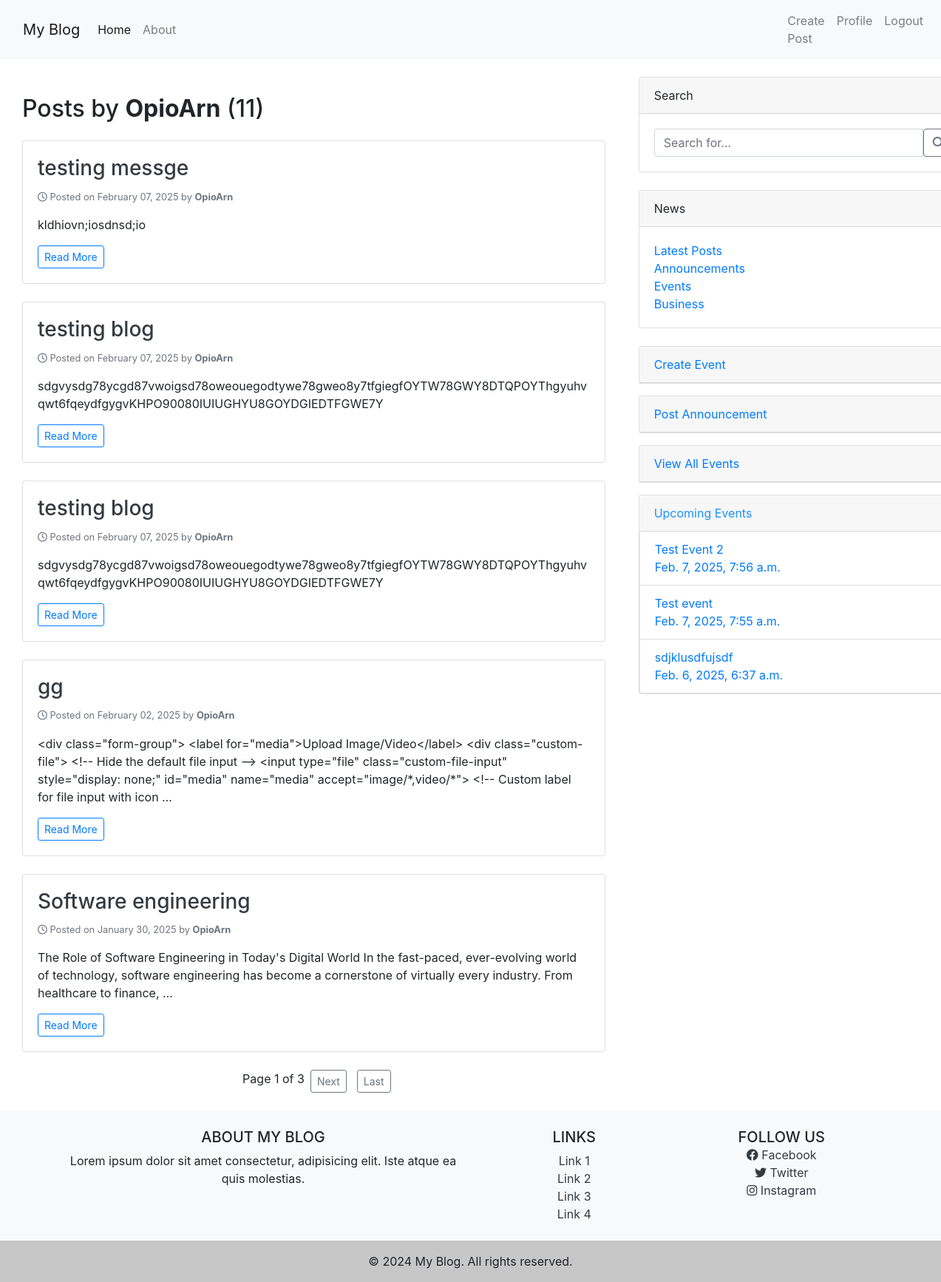
The app's page /user/OpioArn/ (signed in) with its own data.
### blog/models.py (models this page shows, shortened)
class Post(models.Model):
    title = models.CharField(max_length=100)
    content = models.TextField()
    date_posted = models.DateTimeField(default=timezone.now)
    author = models.ForeignKey(User, on_delete=models.CASCADE)
    image = models.ImageField(upload_to='post_images', blank=True, null=True)
    video = models.FileField(upload_to='post_video', blank=True, null=True)
    views = models.PositiveIntegerField(default=0)  # Track number of views
    likes = models.ManyToManyField(User, related_name="liked_posts", blank=True)

class Event(models.Model):
    title = models.CharField(max_length=225)
    description = models.TextField()
    event_date = models.DateTimeField(default=timezone.now)
    location = models.CharField(max_length=200)
    media = models.FileField( upload_to='events/', null=True, blank=True)  # Store image/video in 'events/' directory

### blog/views.py (the view)
# urls.py: path('user/<str:username>/', UserPostListView.as_view(), name='user_posts'),
class UserPostListView(LoginRequiredMixin, ListView):
    model = Post
    template_name = 'blog/user_posts.html'
    context_object_name = 'posts'
    ordering = ['-date_posted']
    paginate_by = 5
    def get_queryset(self):
        user = get_object_or_404(User, username=self.kwargs.get('username'))
        return Post.objects.filter(author=user).order_by('-date_posted')
    def get_additional_context(self):
        user = get_object_or_404(User, username=self.kwargs.get('username'))
        return {
            'user': user,
            'post_count': Post.objects.filter(author=user).count(),
            'latest_posts': Post.objects.order_by('-date_posted')[:5],
            'announcements': Announcement.objects.order_by('-created_at')[:3],
            'events': Event.objects.order_by('-event_date')[:3],
        }
    def get_context_data(self, **kwargs):
        context = super().get_context_data(**kwargs)
        context.update(self.get_additional_context())
        return context

### blog/Templates/blog/user_posts.html (shortened to what this page needs)
{% extends 'blog/base2.html' %}
{% block content %}
<div class="container mt-5">
    <h2 class="mb-4">Posts by <strong>{{ user.username }}</strong> ({{ post_count }})</h2>
    {% for post in posts %}
        <div class="card mb-4 shadow-sm">
            <div class="card-body">
                <h3 class="card-title">
                    <a href="{% url 'blog:post-detail' post.pk %}" class="text-decoration-none text-dark">
                        {{ post.title }}
                    </a>
                </h3>
                <p class="text-muted small">
                    <i class="far fa-clock"></i> Posted on {{ post.date_posted|date:"F d, Y" }} by
                    <strong>{{ post.author.username }}</strong>
                </p>
                <p class="card-text">
                    {{ post.content|truncatewords:30 }}
                </p>
                <a href="{% url 'blog:post-detail' post.pk %}" class="btn btn-outline-primary btn-sm">Read More</a>
            </div>
        </div>
    {% empty %}
        <div class="alert alert-info">No posts found.</div>
    {% endfor %}
    {% if is_paginated %}
        <div class="pagination justify-content-center">
            <span class="mx-2">Page {{ page_obj.number }} of {{ page_obj.paginator.num_pages }}</span>
            {% if page_obj.has_next %}
                <a class="btn btn-outline-secondary btn-sm" href="?page={{ page_obj.next_page_number }}"style="margin-right: 1em;">Next</a>
                <a class="btn btn-outline-secondary btn-sm" href="?page={{ page_obj.paginator.num_pages }}">Last</a>
            {% endif %}
        </div>
    {% endif %}
</div>
{% endblock %}

### blog/Templates/blog/base2.html (shortened to what this page needs)
{% load static %}
{% load crispy_forms_tags %}
<!DOCTYPE html>
<html lang="en">
<head>
    <link rel="stylesheet" href="https://cdn.jsdelivr.net/npm/bootstrap@4.0.0/dist/css/bootstrap.min.css">
</head>
<body>
<link rel="stylesheet" href="https://cdnjs.cloudflare.com/ajax/libs/font-awesome/6.4.0/css/all.min.css">
<nav class="navbar navbar-expand-lg navbar-light bg-light">
    <div class="container">
        <a class="navbar-brand" href="/">My Blog</a>
        <div class="collapse navbar-collapse" id="navbarNav">
            <ul class="navbar-nav ms-auto">
                <li class="nav-item">
                    <a class="nav-link active" href="{% url 'blog:blog-home' %}">Home</a>
                </li>
                <li class="nav-item">
                    <a class="nav-link" href="{% url 'blog:blog-about' %}">About</a>
                </li>
            </ul>
        </div>
    </div>
    <div class="navbar-nav">
        {% if user.is_authenticated %}
        <a class="nav-item nav-link" href="{% url 'blog:add_post' %}">Create Post</a>
        <a class="nav-item nav-link" href="{% url 'profile' %}">Profile</a>
        <a class="nav-item nav-link" href="{% url 'logout' %}">Logout</a>
        {% else %}
        <a class="nav-item nav-link" href="{% url 'login' %}">Login</a>
        <a class="nav-item nav-link" href="{% url 'register' %}">Register</a>
        {% endif %}
      </div>
</nav>
<main class="container-fluid">
    <div class="row">
        <div class="col-md-8">
             {% block content %} {% endblock %}
        </div>
        <div class="col-md-4" style=" margin-top: 1.5em;">
            <div class="card mb-4" style="width: 28rem;">
                <div class="card-header">Search</div>
                <div class="card-body">
                    <form method="GET" action="{% url 'blog:search_results' %}">
                        <div class="input-group">
                            <input type="text" class="form-control" name="q" placeholder="Search for..." required>
                            <button class="btn btn-outline-secondary" type="submit"><i class="fas fa-search"></i></button>
                        </div>
                    </form>
                </div>
            </div>
            <div class="card mb-4" style="width: 28rem;">
                <div class="card-header">News</div>
                <div class="card-body">
                    <ul class="list-unstyled mb-0">
                        <li><a href="{% url 'blog:latest_posts' %}">Latest Posts</a></li>
                        <li><a href="{% url 'blog:announcements_list' %}">Announcements</a></li>
                        <li><a href="{% url 'blog:events_list' %}">Events</a></li>
                        <li><a href="#">Business</a></li>
                    </ul>
                </div>
            </div>
            {% if user.is_authenticated %}
                {% if "events_list" not in request.path %}
                    <div class="card" style="width: 28rem; height: auto; margin-bottom: 1em;">
                        <a style="text-decoration: none;" class="card-header" href = "{% url 'blog:events_list' %}"
                        class=" btn-link btn-primary" style="border: none; font-size: 20px; font-weight: bold;">
                        Create Event</a>
                    </div>
                {% endif %}
                {% if "announcements_list" not in request.path %}
                    <div  class="card" style="width: 28rem; height: auto; margin-bottom: 1em;">
                        <a style="text-decoration: none;" class="card-header" href="{% url 'blog:announcements_list' %}"
                        class="btn-link btn-primary" style="border: none; font-size: 20px; font-weight: bold;">
                        Post Announcement
                        </a>
                    </div>
                {% endif %}
            {% endif %}
            <div  class="card" style="width: 28rem; height: auto; margin-bottom: 1em;">
                <a style="text-decoration: none;" class="card-header" href="{% url 'blog:events_list' %}"
                class="btn-link btn-primary" style="border: none; font-size: 20px; font-weight: bold;">
                View All Events
                </a>
            </div>
            {% if "events_list" not in request.path %}
            <div class="card" style="width: 28rem;">
                <div class="card-header" style="color: dodgerblue;">Upcoming Events</div>
                <div  class="list-group" >
                    <ul class="list-group" >
                        {% for event in events %}
                            <li class="list-group-item " style="color: black;"><a style="text-decoration: none;" href="{% url 'blog:events_list' %}"> {{ event.title }} <br>   {{ event.event_date }}</a></li>
                        {% endfor %}
                    </ul>
                </div>
            </div>
            {% endif %}
        </div>
    </div>
</main>
<footer class="bg-light text-center text-lg-start mt-4">
    <div class="container p-4">
        <div class="row">
            <div class="col-lg-6 col-md-12 mb-4 mb-md-0">
                <h5 class="text-uppercase">About My Blog</h5>
                <p>
                    Lorem ipsum dolor sit amet consectetur, adipisicing elit. Iste atque ea quis molestias.
                </p>
            </div>
            <div class="col-lg-3 col-md-6 mb-4 mb-md-0">
                <h5 class="text-uppercase">Links</h5>
                <ul class="list-unstyled mb-0">
                    <li><a href="#!" class="text-dark">Link 1</a></li>
                    <li><a href="#!" class="text-dark">Link 2</a></li>
                    <li><a href="#!" class="text-dark">Link 3</a></li>
                    <li><a href="#!" class="text-dark">Link 4</a></li>
                </ul>
            </div>
            <div class="col-lg-3 col-md-6 mb-4 mb-md-0">
                <h5 class="text-uppercase mb-0">Follow Us</h5>
                <ul class="list-unstyled">
                    <li><a href="#!" class="text-dark"><i class="fab fa-facebook"></i> Facebook</a></li>
                    <li><a href="#!" class="text-dark"><i class="fab fa-twitter"></i> Twitter</a></li>
                    <li><a href="#!" class="text-dark"><i class="fab fa-instagram"></i> Instagram</a></li>
                </ul>
            </div>
        </div>
    </div>
    <div class="text-center p-3" style="background-color: rgba(0, 0, 0, 0.2);">
        © 2024 My Blog. All rights reserved.
    </div>
</footer>
</body>
</html>

### records on screen
Post: title "testing messge", date_posted "February 07, 2025", author.username "OpioArn", content "kldhiovn;iosdnsd;io"
Post: title "testing blog", date_posted "February 07, 2025", author.username "OpioArn", content "sdgvysdg78ycgd87vwoigsd78oweouegodtywe78gweo8y7tfgiegfOYTW78GWY8DTQPOYThgyuhvqwt6fqeydfgygvKHPO90080IUIUGHYU8GOYDGIEDTFGWE7Y"
Post: title "testing blog", date_posted "February 07, 2025", author.username "OpioArn", content "sdgvysdg78ycgd87vwoigsd78oweouegodtywe78gweo8y7tfgiegfOYTW78GWY8DTQPOYThgyuhvqwt6fqeydfgygvKHPO90080IUIUGHYU8GOYDGIEDTFGWE7Y"
Post: title "gg", date_posted "February 02, 2025", author.username "OpioArn", content "<div class=\"form-group\"> <label for=\"media\">Upload Image/Video</label> <div class=\"custom-file\"> <!-- Hide the default file input --> <input type=\"file\" class=\"custom-file-input\" style=\"display: none;\" id=\"media\" name=\"media\" accept=\"image/*,video/*\"> <!-- Custom label for file input with icon …"
Post: title "Software engineering", date_posted "January 30, 2025", author.username "OpioArn", content "The Role of Software Engineering in Today's Digital World In the fast-paced, ever-evolving world of technology, software engineering has become a cornerstone of virtually every industry. From healthcare to finance, …"
Event: title "Test Event 2", event_date "Feb. 7, 2025, 7:56 a.m."
Event: title "Test event", event_date "Feb. 7, 2025, 7:55 a.m."
Event: title "sdjklusdfujsdf", event_date "Feb. 6, 2025, 6:37 a.m."

### other values on screen
{{ user.username }} "OpioArn"
{{ post_count }} "11"
{{ page_obj.number }} "1"
{{ page_obj.paginator.num_pages }} "3"
